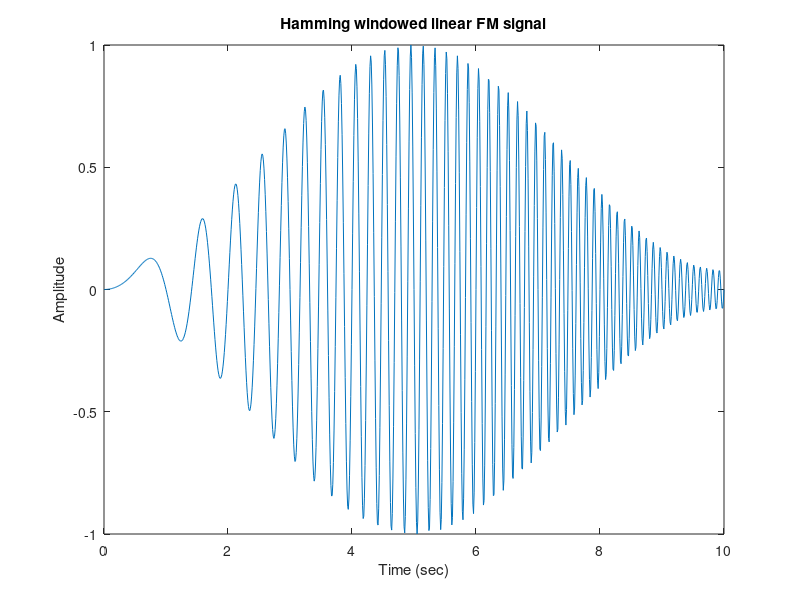
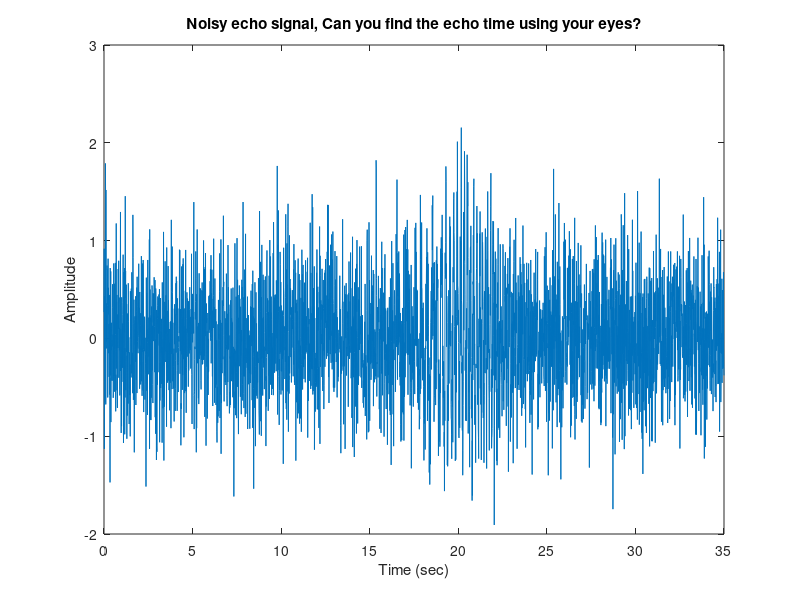

MATLAB code to generate these figures, in order: (Note: this script raises an error after producing the figures.)
%% EECS2020 陳凱揚 108032053 Computer HW2 04/18/2021

%% ----------
%% ---------- Part 1 Convolution sum and echo time estimation - noise remover for echo time estimation
%% ----------
% Linear FM/Chirp signal x
clear all; close all;
Fs = 100; % Sampling rate in Hz
tau = 10; % Time duration of the linear FM signal in sec
B = 10; % in Hz
beta = B/tau;
A = 1;
t = 0:1/Fs:tau; % time axis
x = A*sin(pi*beta*t.^2); % the linear FM signal
x = hamming(length(x)).'.*x;
figure
plot(t, x)
xlabel('Time (sec)');
ylabel('Amplitude')
title('Hamming windowed linear FM signal')

% Echo signal contaminated by noise
load NoisyEchoSignal % get noisy echo signal y
figure
plot((0:(length(y)-1))*(1/Fs), y)
xlabel('Time (sec)');
ylabel('Amplitude')
title('Noisy echo signal, Can you find the echo time using your eyes?')

%% ---------- (b) ----------
% ---- Implement your own convolution sum function - MyConv()

% Example 2.4 (slide 50, Topic2_LTISystems_Part1_HandWriting0331_2021.pdf)
alpha = 2;
u = ones(1, 5);
h = ones(1, 7);
for i = 2:7
    h(i) = alpha*h(i-1);
end
support_u = [0 4];
support_h = [0 6];
[v_MyConv, support_v] = MyConv(u, support_u, h, support_h);
v_conv = conv(u, h);

% 圖 1-4
set(figure, "position", [200, 50, 1200, 700]);
% Draw v_MyConv[n]
subplot(3, 1, 1);
plot(support_v(1):support_v(2), v_MyConv);
title("v_M_y_C_o_n_v[n]");
legend("v_M_y_C_o_n_v[n]");
% Draw v_conv[n]
subplot(3, 1, 2);
plot(0:(length(v_conv)-1), v_conv);
ylabel("Amplitude");
title("v_c_o_n_v[n]");
legend("v_c_o_n_v[n]");
% Draw v_MyConv[n]-v_conv[n]
subplot(3, 1, 3);
plot(support_v(1):support_v(2), v_MyConv-v_conv);
xlabel("Sample");
title("v_M_y_C_o_n_v[n] - v_c_o_n_v[n]");
legend("v_M_y_C_o_n_v[n] - v_c_o_n_v[n]");

%% ---------- (c) ----------
% impulse response of the noise remover, why do I design the impulse response of the noise remover in this form???
h = fliplr(x);
support_h = [0 length(h)-1];
support_y = [0 length(y)-1];
% noise suppressed by the noise remover via your own convolution sum function MyConv
[y_NoiseSuppressed, support_y_NoiseSuppressed] = MyConv(y, support_y, h, support_h);
t = (support_y_NoiseSuppressed(1):support_y_NoiseSuppressed(2))*(1/Fs);
% Envelope detection, hilbert() converts cosine or sine into its complex exponential counterpart (cos(theta) to exp(jtheta))
Envelope = abs(hilbert(y_NoiseSuppressed));

% 圖 1-5
% Draw y_NoiseSuppressed and Envelope
set(figure, "position", [200, 50, 1200, 700]);
plot(t, y_NoiseSuppressed); 
xlabel("Time(sec)");
ylabel("Amplitude");
title("y_N_o_i_s_e_S_u_p_p_r_e_s_s_e_d");
hold
plot(t, Envelope, 'r');
legend("y_N_o_i_s_e_S_u_p_p_r_e_s_s_e_d[n]", "Envelope");

% 圖 1-6
% Zoom in
set(figure, "position", [200, 50, 1200, 700]);
plot(t, y_NoiseSuppressed); 
xlabel("Time(sec)");
ylabel("Amplitude");
title("y_N_o_i_s_e_S_u_p_p_r_e_s_s_e_d(Zoom in)");
axis([23 27 -150 200]);
hold
plot(t, Envelope, 'r');
legend("y_N_o_i_s_e_S_u_p_p_r_e_s_s_e_d[n]", "Envelope");


% Estimate the echo time from the envelope
[PeakValue, PeakIndex] = max(Envelope);
DelayIndex = (length(h)-1)/2;
EchoTimeIndex = PeakIndex-DelayIndex;
EchoTime = EchoTimeIndex*(1/Fs);

